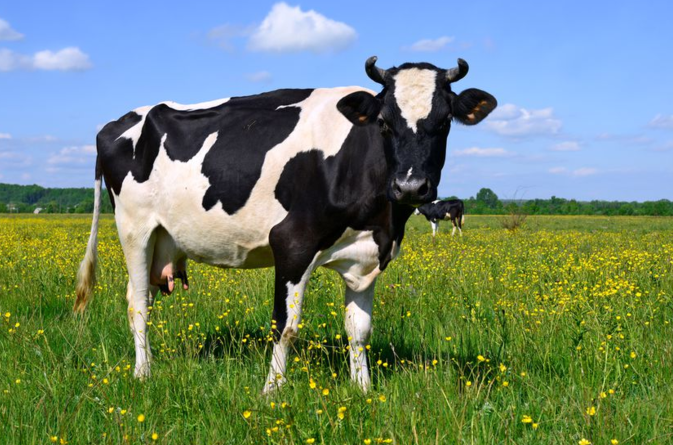
#> input picture demo imgs/cow.png, 1346 x 890 px (shown at 1/2 size)
$ python predict.py
#> lines starting #> are read from the running program, lines starting #| are printed output that depends on the picture
import pickle
import cv2 as cv

def predict(filename, model):
    """ This function takes in:
        (a) model, the filename of saved model
        (b) filename,, the filename of the image that we want to classify
        This function returns the predicted categoryID of the input image using
        the model selected.
    """
#> called with filename = 'demo imgs/cow.png', model = 'finalized_model_kernelSVM.sav'
    # process the input image
    X_test = []
    img = cv.imread(filename, 0)
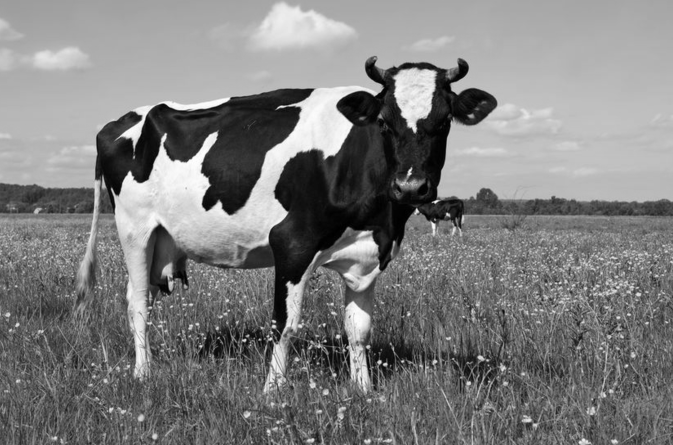
#> img: shape (890, 1346) (shown at 1/2 size); min 0, max 255, mean 126
    img = cv.resize(img, dsize=(256,256)) #dependes on model
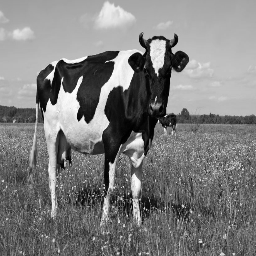
#> img: shape (256, 256); min 0, max 254, mean 125.8
    img = img.flatten()
    X_test.append(img)

    # load the model from disk
#> (the run stopped early here; a loop or call above may not have finished)

$ run again, with demo imgs/horse.png copied over demo imgs/cow.png
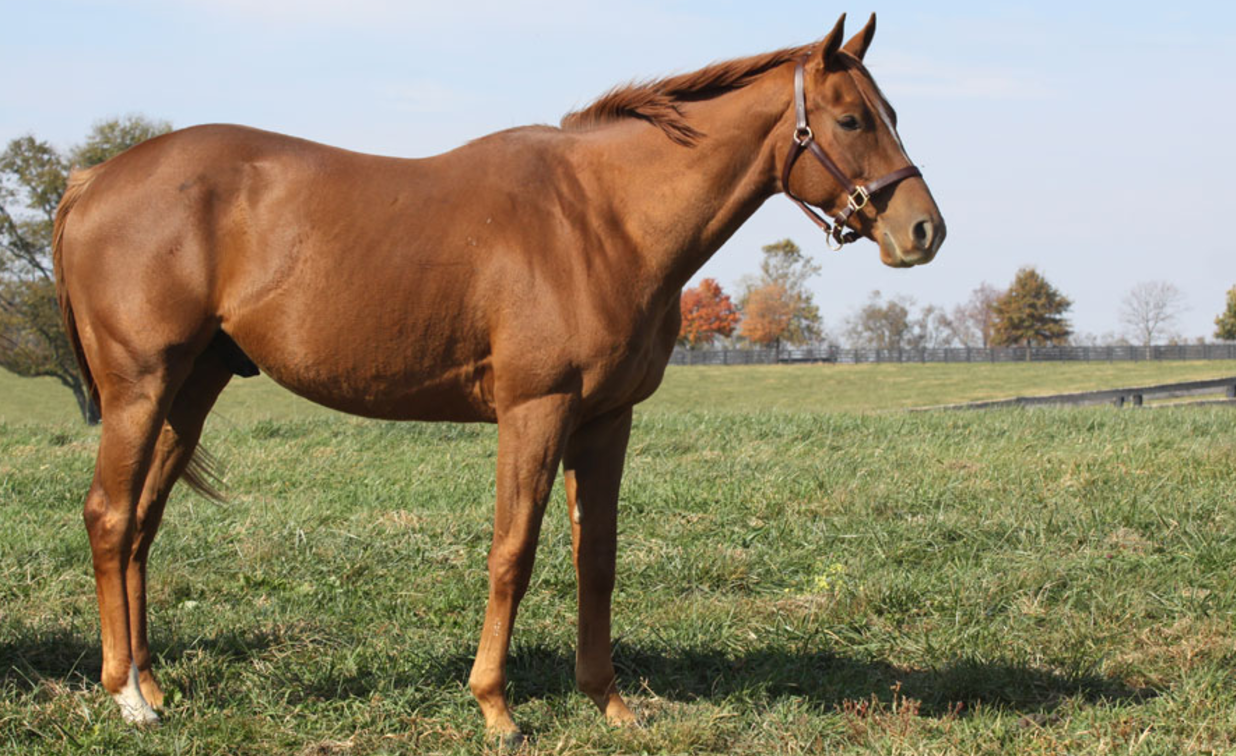
#> input picture demo imgs/horse.png, 1236 x 756 px
#> in predict, `img = cv.imread(filename, 0)`:
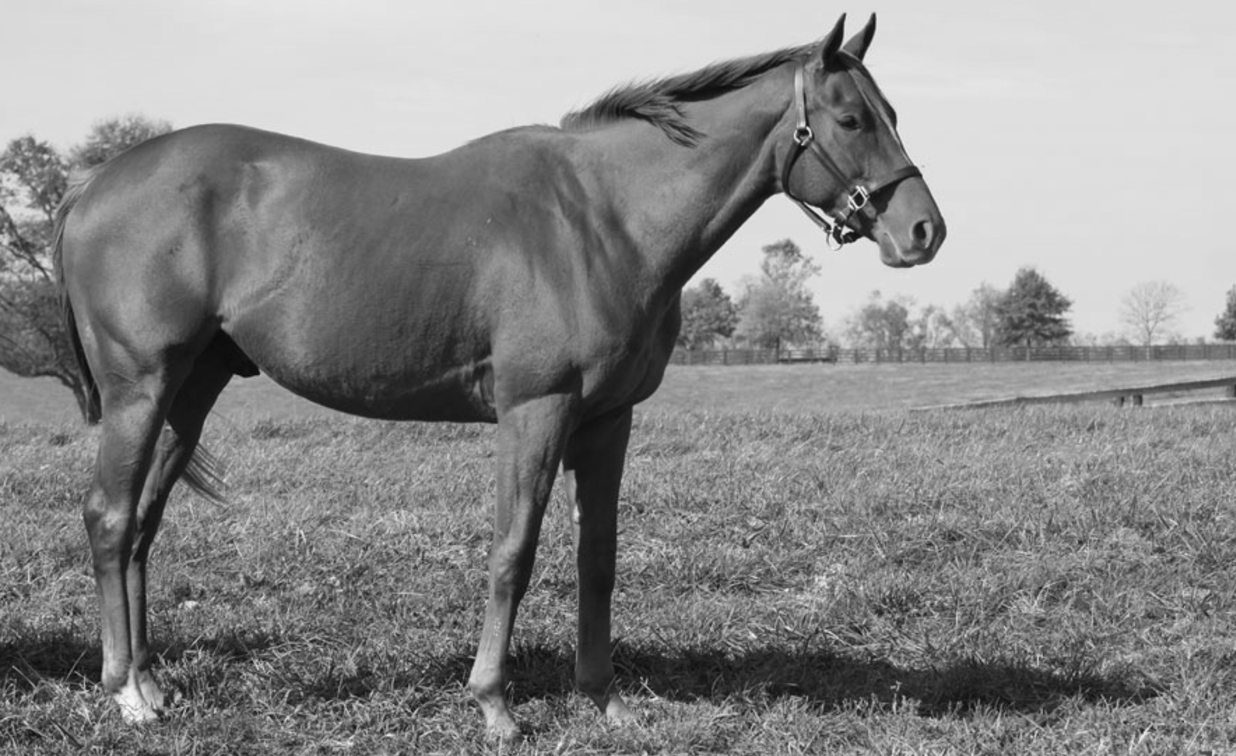
#> img: shape (756, 1236); min 10, max 252, mean 137.1
#> in predict, `img = cv.resize(img, dsize=(256,256))`:
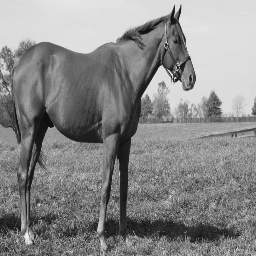
#> img: shape (256, 256); min 12, max 246, mean 137

$ run again, with demo imgs/sheep.png copied over demo imgs/cow.png
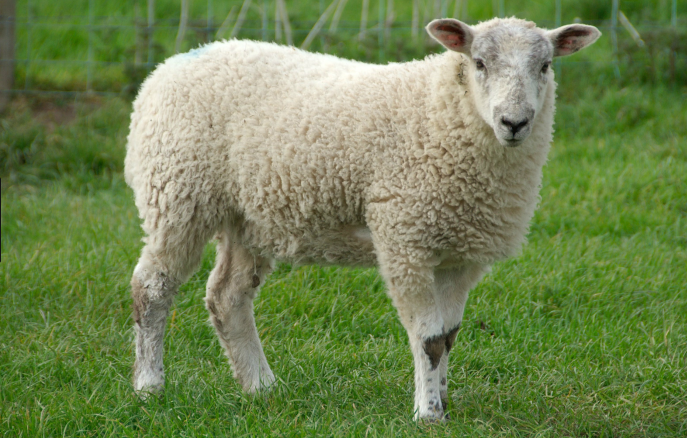
#> input picture demo imgs/sheep.png, 1374 x 876 px (shown at 1/2 size)
#> in predict, `img = cv.imread(filename, 0)`:
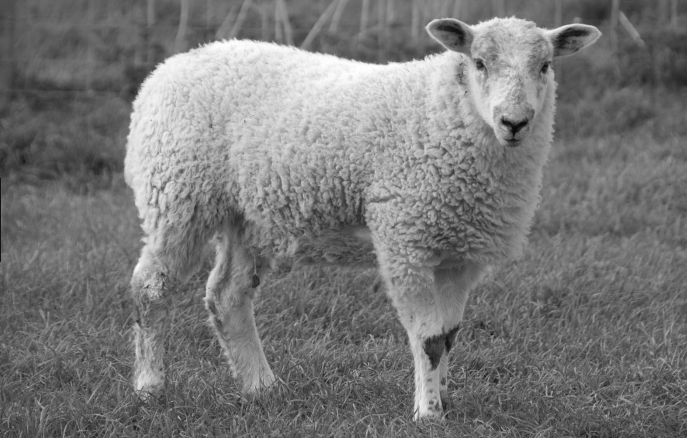
#> img: shape (876, 1374) (shown at 1/2 size); min 5, max 254, mean 119.5
#> in predict, `img = cv.resize(img, dsize=(256,256))`:
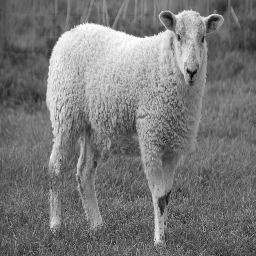
#> img: shape (256, 256); min 6, max 254, mean 119.4
